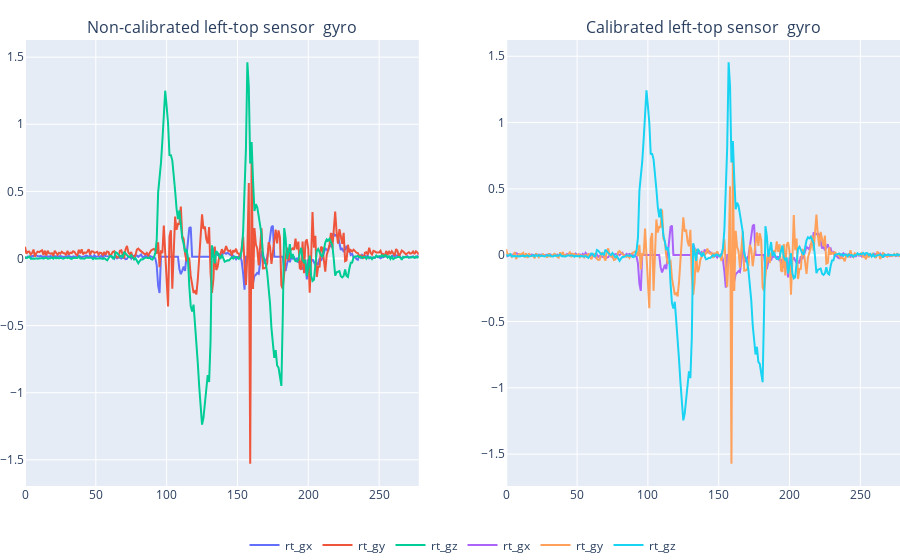

Write notebook code for a chart like this one.
### Code cell
title_t = 'Non-calibrated left-top sensor '
title_b = 'Calibrated left-top sensor '

show_plots(rt,calibrated_rt,title_t,title_b,False)

### Figure 1 — Plotly figure (JSON) as saved in the notebook; plotly's stock layout.template omitted (floating-point values rounded to 4 significant figures; data arrays with more than 128 entries replaced by an {"elided": "..."} marker saying what was removed)
{"data": [{"name": "rt_gx", "type": "scatter", "x": {"elided": "279 int values"}, "xaxis": "x", "y": {"elided": "279 float values"}, "yaxis": "y"}, {"name": "rt_gy", "type": "scatter", "x": {"elided": "279 int values"}, "xaxis": "x", "y": {"elided": "279 float values"}, "yaxis": "y"}, {"name": "rt_gz", "type": "scatter", "x": {"elided": "279 int values"}, "xaxis": "x", "y": {"elided": "279 float values"}, "yaxis": "y"}, {"name": "rt_gx", "type": "scatter", "x": {"elided": "279 int values"}, "xaxis": "x2", "y": {"elided": "279 float values"}, "yaxis": "y2"}, {"name": "rt_gy", "type": "scatter", "x": {"elided": "279 int values"}, "xaxis": "x2", "y": {"elided": "279 float values"}, "yaxis": "y2"}, {"name": "rt_gz", "type": "scatter", "x": {"elided": "279 int values"}, "xaxis": "x2", "y": {"elided": "279 float values"}, "yaxis": "y2"}], "layout": {"annotations": [{"font": {"size": 16}, "showarrow": false, "text": "Non-calibrated left-top sensor  gyro", "x": 0.225, "xanchor": "center", "xref": "paper", "y": 1, "yanchor": "bottom", "yref": "paper"}, {"font": {"size": 16}, "showarrow": false, "text": "Calibrated left-top sensor  gyro", "x": 0.775, "xanchor": "center", "xref": "paper", "y": 1, "yanchor": "bottom", "yref": "paper"}], "hovermode": "x", "legend": {"orientation": "h", "x": 0.5, "xanchor": "center"}, "margin": {"b": 0, "l": 0, "r": 0, "t": 40}, "xaxis": {"anchor": "y", "domain": [0, 0.45]}, "xaxis2": {"anchor": "y2", "domain": [0.55, 1]}, "yaxis": {"anchor": "x", "domain": [0, 1]}, "yaxis2": {"anchor": "x2", "domain": [0, 1]}}}
